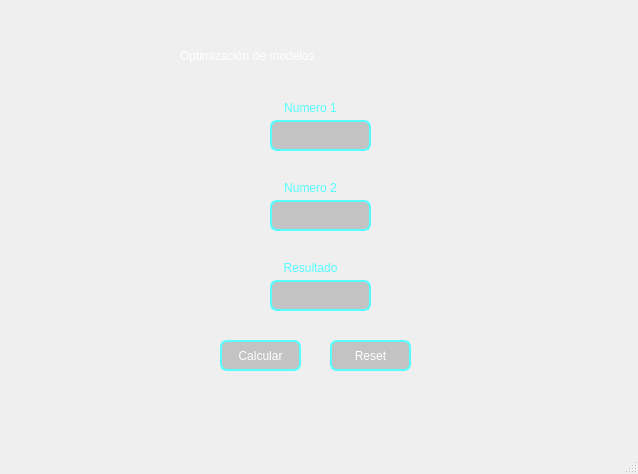
<?xml version="1.0" encoding="UTF-8"?>
<ui version="4.0">
 <class>MainWindow</class>
 <widget class="QMainWindow" name="MainWindow">
  <property name="enabled">
   <bool>true</bool>
  </property>
  <property name="geometry">
   <rect>
    <x>0</x>
    <y>0</y>
    <width>638</width>
    <height>474</height>
   </rect>
  </property>
  <property name="minimumSize">
   <size>
    <width>484</width>
    <height>0</height>
   </size>
  </property>
  <property name="maximumSize">
   <size>
    <width>638</width>
    <height>474</height>
   </size>
  </property>
  <property name="cursor">
   <cursorShape>ArrowCursor</cursorShape>
  </property>
  <property name="mouseTracking">
   <bool>true</bool>
  </property>
  <property name="windowTitle">
   <string>MainWindow</string>
  </property>
  <property name="styleSheet">
   <string notr="true">QWidget#centralwidget{
	background-color: qlineargradient(spread:pad, x1:0, y1:0, x2:1, y2:1, stop:0 		rgba(91, 91, 91, 255), stop:1 rgba(118, 118, 118, 255));
}
</string>
  </property>
  <widget class="QWidget" name="centralwidget">
   <widget class="QLabel" name="titulo">
    <property name="geometry">
     <rect>
      <x>180</x>
      <y>40</y>
      <width>271</width>
      <height>31</height>
     </rect>
    </property>
    <property name="cursor">
     <cursorShape>ArrowCursor</cursorShape>
    </property>
    <property name="styleSheet">
     <string notr="true">font: 75 20pt &quot;Bahnschrift&quot;;
color: rgb(255, 255, 255);</string>
    </property>
    <property name="text">
     <string>Optimización de modelos</string>
    </property>
   </widget>
   <widget class="QLabel" name="label">
    <property name="geometry">
     <rect>
      <x>270</x>
      <y>100</y>
      <width>81</width>
      <height>16</height>
     </rect>
    </property>
    <property name="styleSheet">
     <string notr="true">font: 87 10pt &quot;Arial Black&quot;;
color: #55ffff;</string>
    </property>
    <property name="text">
     <string>&lt;html&gt;&lt;head/&gt;&lt;body&gt;&lt;p align=&quot;center&quot;&gt;Numero 1&lt;/p&gt;&lt;/body&gt;&lt;/html&gt;</string>
    </property>
   </widget>
   <widget class="QLabel" name="label_2">
    <property name="geometry">
     <rect>
      <x>270</x>
      <y>180</y>
      <width>81</width>
      <height>16</height>
     </rect>
    </property>
    <property name="styleSheet">
     <string notr="true">font: 87 10pt &quot;Arial Black&quot;;
color: #55ffff;
</string>
    </property>
    <property name="text">
     <string>&lt;html&gt;&lt;head/&gt;&lt;body&gt;&lt;p align=&quot;center&quot;&gt;Numero 2&lt;/p&gt;&lt;/body&gt;&lt;/html&gt;</string>
    </property>
   </widget>
   <widget class="QPushButton" name="calcular">
    <property name="geometry">
     <rect>
      <x>220</x>
      <y>340</y>
      <width>81</width>
      <height>31</height>
     </rect>
    </property>
    <property name="cursor">
     <cursorShape>PointingHandCursor</cursorShape>
    </property>
    <property name="styleSheet">
     <string notr="true">border: 2px solid #55ffff;
font: 75 12pt &quot;Bahnschrift Condensed&quot;;
background-color: rgb(150, 150, 150, 50%);
color: white;
border-radius: 7px;</string>
    </property>
    <property name="text">
     <string>Calcular</string>
    </property>
   </widget>
   <widget class="QLabel" name="label_3">
    <property name="geometry">
     <rect>
      <x>270</x>
      <y>260</y>
      <width>81</width>
      <height>16</height>
     </rect>
    </property>
    <property name="styleSheet">
     <string notr="true">font: 87 10pt &quot;Arial Black&quot;;
color: #55ffff;
</string>
    </property>
    <property name="text">
     <string>&lt;html&gt;&lt;head/&gt;&lt;body&gt;&lt;p align=&quot;center&quot;&gt;Resultado&lt;/p&gt;&lt;/body&gt;&lt;/html&gt;</string>
    </property>
   </widget>
   <widget class="QLineEdit" name="textEdit">
    <property name="geometry">
     <rect>
      <x>270</x>
      <y>120</y>
      <width>101</width>
      <height>31</height>
     </rect>
    </property>
    <property name="styleSheet">
     <string notr="true">border: 2px solid #55ffff;
background-color: rgb(150, 150, 150, 50%);
color: white;
border-radius: 7px;</string>
    </property>
   </widget>
   <widget class="QLineEdit" name="textEdit_2">
    <property name="geometry">
     <rect>
      <x>270</x>
      <y>200</y>
      <width>101</width>
      <height>31</height>
     </rect>
    </property>
    <property name="styleSheet">
     <string notr="true">border: 2px solid #55ffff;
background-color: rgb(150, 150, 150, 50%);
color: white;
border-radius: 7px;</string>
    </property>
   </widget>
   <widget class="QLineEdit" name="textEdit_3">
    <property name="geometry">
     <rect>
      <x>270</x>
      <y>280</y>
      <width>101</width>
      <height>31</height>
     </rect>
    </property>
    <property name="styleSheet">
     <string notr="true">border: 2px solid #55ffff;
background-color: rgb(150, 150, 150, 50%);
color: white;
border-radius: 7px;</string>
    </property>
   </widget>
   <widget class="QPushButton" name="calcular_2">
    <property name="geometry">
     <rect>
      <x>330</x>
      <y>340</y>
      <width>81</width>
      <height>31</height>
     </rect>
    </property>
    <property name="cursor">
     <cursorShape>PointingHandCursor</cursorShape>
    </property>
    <property name="styleSheet">
     <string notr="true">border: 2px solid #55ffff;
font: 75 12pt &quot;Bahnschrift Condensed&quot;;
background-color: rgb(150, 150, 150, 50%);
color: white;
border-radius: 7px;</string>
    </property>
    <property name="text">
     <string>Reset</string>
    </property>
   </widget>
   <widget class="QLabel" name="mensaje">
    <property name="geometry">
     <rect>
      <x>180</x>
      <y>390</y>
      <width>291</width>
      <height>20</height>
     </rect>
    </property>
    <property name="styleSheet">
     <string notr="true">color: rgb(255, 255, 255);</string>
    </property>
    <property name="text">
     <string/>
    </property>
   </widget>
  </widget>
  <widget class="QMenuBar" name="menubar">
   <property name="geometry">
    <rect>
     <x>0</x>
     <y>0</y>
     <width>638</width>
     <height>21</height>
    </rect>
   </property>
  </widget>
  <widget class="QStatusBar" name="statusbar"/>
 </widget>
 <resources/>
 <connections/>
</ui>
